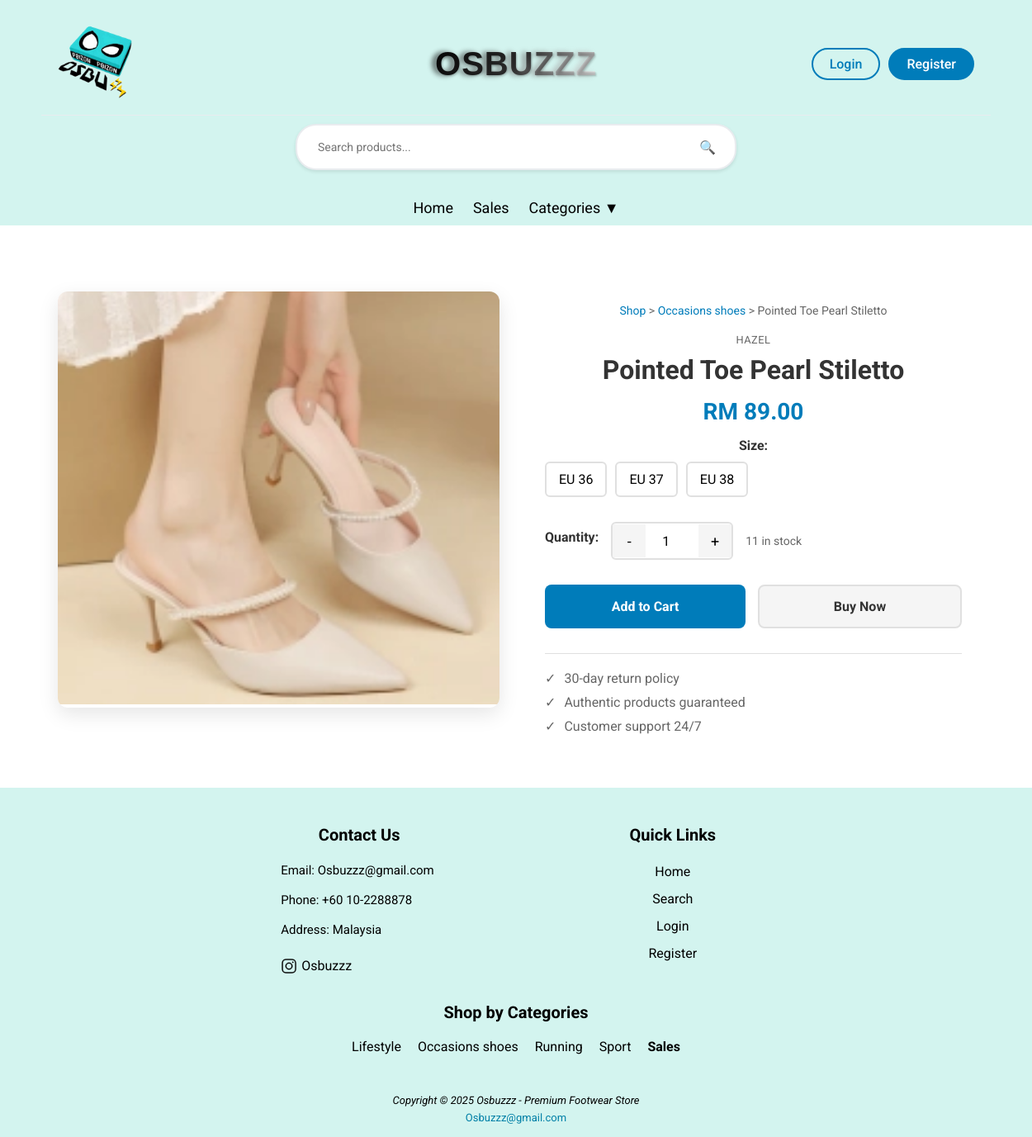
/app/page/shop/product_detail.php?id=79, run on the app's committed database.
### tables this page shows
CREATE TABLE `product_photos` (
  `photo_id` int(11) NOT NULL,
  `product_id` int(11) NOT NULL,
  `photo_filename` varchar(255) NOT NULL,
  `is_main_photo` tinyint(1) DEFAULT 0,
  `display_order` int(11) DEFAULT 0,
  `created_at` timestamp NOT NULL DEFAULT current_timestamp()
);

CREATE TABLE `product` (
  `product_id` int(11) NOT NULL,
  `product_name` varchar(255) NOT NULL,
  `brand` varchar(50) NOT NULL,
  `category_id` int(11) DEFAULT NULL,
  `price` decimal(10,2) NOT NULL,
  `description` text DEFAULT NULL,
  `photo` varchar(255) DEFAULT NULL,
  `created_at` timestamp NOT NULL DEFAULT current_timestamp(),
  `status` enum('active','inactive') NOT NULL DEFAULT 'active' COMMENT 'Product visibility status: active=visible to users, inactive=hidden from users'
);

CREATE TABLE `category` (
  `category_id` int(11) NOT NULL,
  `category_name` varchar(50) NOT NULL,
  `category_slug` varchar(50) NOT NULL,
  `description` text DEFAULT NULL,
  `banner_image` varchar(255) DEFAULT NULL,
  `created_at` timestamp NOT NULL DEFAULT current_timestamp()
);

### app/base.php (called while the page is built, shortened)
<?php
$_user = $_SESSION['user'] ?? null;
function format_size($size) {
    return "EU $size";
}

### app/page/shop/product_detail.php (the view, shortened to what this page needs)
<?php
require '../../base.php';
$product_id = (int)($_GET['id'] ?? 0);
$stm = $_db->prepare('
    SELECT p.*,
           c.category_name,
           c.category_slug,
           GROUP_CONCAT(DISTINCT pv.size ORDER BY pv.size) as available_sizes,
           SUM(pv.stock) as total_stock
    FROM product p
    LEFT JOIN category c ON p.category_id = c.category_id
    LEFT JOIN product_variants pv ON p.product_id = pv.product_id
    WHERE p.product_id = ? AND p.status = \'active\'
    GROUP BY p.product_id
');
$stm->execute([$product_id]);
$product = $stm->fetch();
$stm = $_db->prepare('
    SELECT photo_filename
    FROM product_photos
    WHERE product_id = ?
    ORDER BY is_main_photo DESC, display_order ASC
');
$stm->execute([$product_id]);
$product_photos = $stm->fetchAll();
include '../../head.php';
?>
<main>
    <div class="product-detail-container">
        <div class="product-images">
            <div class="main-image-container">
                <img src="../../images/Products/<?= $product_photos[0]->photo_filename ?>"
                     alt="<?= htmlspecialchars($product->product_name) ?>"
                     class="main-image"
                     id="mainImage"
                     onclick="openImageModal(this.src, '<?= htmlspecialchars($product->product_name) ?>')">
            </div>
        </div>
        <div class="product-info">
            <div class="breadcrumb">
                <a href="shop.php">Shop</a> >
                <?php if ($product->category_slug): ?>
                <a href="../categories/category.php?slug=<?= htmlspecialchars($product->category_slug) ?>"><?= htmlspecialchars($product->category_name) ?></a> >
                <?php endif; ?>
                <?= htmlspecialchars($product->product_name) ?>
            </div>
            <div class="product-brand"><?= htmlspecialchars($product->brand) ?></div>
            <h1 class="product-title"><?= htmlspecialchars($product->product_name) ?></h1>
            <div class="product-price">RM <?= number_format($product->price, 2) ?></div>
            <div class="product-options">
                <?php if ($product->available_sizes): ?>
                <div class="option-group">
                    <label class="option-label">Size:</label>
                    <div class="size-options">
                        <?php foreach (explode(',', $product->available_sizes) as $size): ?>
                        <div class="size-option" onclick="selectOption(this, 'size')" data-size="<?= trim($size) ?>">
                            <?= format_size(trim($size)) ?>
                        </div>
                        <?php endforeach; ?>
                    </div>
                </div>
                <?php endif; ?>
            </div>
            <div class="quantity-selector">
                <label class="option-label">Quantity:</label>
                <div class="quantity-controls">
                    <button class="quantity-btn" onclick="changeQuantity(-1)">-</button>
                    <input type="number" class="quantity-input" id="quantity" value="1" min="1" max="<?= $product->total_stock ?>">
                    <button class="quantity-btn" onclick="changeQuantity(1)">+</button>
                </div>
                <div class="stock-info" id="stockInfo"><?= $product->total_stock ?> in stock</div>
            </div>
            <div class="action-buttons">
                <button class="btn-primary" onclick="addToCart()">Add to Cart</button>
                <button class="btn-secondary" onclick="buyNow()">Buy Now</button>
            </div>
            <div class="product-features">
                <div class="feature-item">
                    <span>✓</span> 30-day return policy
                </div>
                <div class="feature-item">
                    <span>✓</span> Authentic products guaranteed
                </div>
                <div class="feature-item">
                    <span>✓</span> Customer support 24/7
                </div>
            </div>
        </div>
    </div>
</main>
<?php
include '../../foot.php';
?>

### app/foot.php (shortened to what this page needs)
    <footer>
        <div class="containers">
            <div class="footer-content">
                <h3>Contact Us</h3>
                <p>Email: Osbuzzz@gmail.com<br><br>Phone: +60 10-2288878<br><br>Address: Malaysia<br><br>
                <div class="ins">
                    <img src="/images/insLogo.png"> <a href="https://www.instagram.com/osbuzzz?igsh=bnhvaDg1eHd5Z2Z0">Osbuzzz</a>
                    </div>
                </p>
            </div>
            <?php if ($_user && $_user->role === 'Admin'): ?>
            <div class="footer-content">
                <h3>Admin Panel</h3>
                <ul class="list">
                    <li><a href="/page/admin/index.php">Dashboard</a></li>
                    <li><a href="/page/admin/admin_product.php">Products</a></li>
                    <li><a href="/page/admin/admin_user.php">Users</a></li>
                    <li><a href="/page/admin/admin_category.php">Categories</a></li>
                    <li><a href="/page/admin/admin_orders.php">Orders</a></li>
                    <li><a href="/page/admin/cleanup_users.php">User Cleanup</a></li>
                    <li><a href="/page/admin/loyalty_settings.php">Loyalty Settings</a></li>
                    <li><a href="/page/admin/password_reset_management.php">Password Resets</a></li>
                </ul>
            </div>
            <?php else: ?>
            <div class="footer-content">
                <h3>Quick Links</h3>
                <ul class="list">
                    <li><a href="/">Home</a></li>
                    <?php if (!$_user): ?>
                    <li><a href="/page/shop/search.php">Search</a></li>
                    <li><a href="/page/user/login.php">Login</a></li>
                    <li><a href="/page/user/signup.php">Register</a></li>
                    <?php endif; ?>
                </ul>
            </div>
            <?php endif; ?>
        </div>
        <?php if (!$_user || $_user->role !== 'Admin'): ?>
        <div class="containers">
            <div class="footer-content" style="width: 100%; text-align: center;">
                <h3>Shop by Categories</h3>
                <div style="display: flex; flex-wrap: wrap; justify-content: center; gap: 10px;">
                    <?php
                    $footer_categories = $_db->query('SELECT category_id, category_name FROM category ORDER BY category_name ASC')->fetchAll();
                    foreach ($footer_categories as $footer_cat):
                    ?>
                    <a href="/page/categories/category.php?id=<?= $footer_cat->category_id ?>" style="margin: 5px; text-decoration: none;"><?= htmlspecialchars($footer_cat->category_name) ?></a>
                    <?php endforeach; ?>
                    <a href="/page/shop/sales.php" style="margin: 5px; text-decoration: none; font-weight: bold;">Sales</a>
                </div>
            </div>
        </div>
        <?php endif; ?>
        <div class="bottom-bar">
            <small><i><p>Copyright © 2025 Osbuzzz - Premium Footwear Store</p></i></small>
            <a href="mailto:Osbuzzz@gmail.com">Osbuzzz@gmail.com</a>
        </div>
    </footer>
</body>
</html>

### app/css/app.css (style rules this page uses)
body, input, button, textarea, select { font: 16px 'Roboto', sans-serif; }
body { margin: 0; height: 100vh; display: grid; grid: auto auto 1fr auto / auto; }
header, footer { padding: 15px 50px; color: #000000; background: #D3F4EF; }
main { padding: 20px 50px; }
main h1 { margin-top: 0; }
.product-info { padding: 15px; text-align: center; }
footer { background: #D3F4EF; padding-top: 25px; }
.containers { width: 1140px; margin: auto; display: flex; justify-content: center; padding: auto; color: #000000; }
.footer-content { width: 33.3%; }
.footer-content h3 { font-size: 20px; margin-bottom: 15px; text-align: center; }
.footer-content p { width: 190px; margin: auto; padding: 7px; font-size: 15px; }
.ins { display: flex; width: 190px; margin: auto; }
.ins img { width: 20px; height: auto; padding-right: 5px; }
.footer-content ul { text-align: center; }
.list { padding: 0; }
.list li { width: auto; text-align: center; list-style-type: none; padding: 7px; position: relative; }
.list li::before { content: ''; position: absolute; transform: translate(-50%,50%); left: 50%; top: 100%; width: 0; height: 2px; background-color: rgb(0, 0, 0); transition-duration: .5s; }
a { text-decoration: none; }
.containers a { color: #000000; }
.bottom-bar { background-color: #D3F4EF; text-align: center; margin-top: 40px; }
.bottom-bar p { color: #000000; margin: 0; font-size: 13px; padding: 3px; }
.bottom-bar a { font-size: 13px; color: #0280a7; }
.product-detail-container { max-width: 1200px; margin: 0 auto; padding: 20px; display: grid; grid-template-columns: 1fr 1fr; gap: 40px; margin-top: 40px; }
.product-images { display: flex; flex-direction: column; gap: 15px; }
.main-image-container { position: relative; border-radius: 12px; overflow: hidden; box-shadow: 0 8px 25px rgba(0, 0, 0, 0.1); }
.main-image { width: 100%; height: 500px; object-fit: cover; cursor: zoom-in; }
.product-info { padding: 20px 0; }
.breadcrumb { color: #666; font-size: 14px; margin-bottom: 20px; }
.breadcrumb a { color: #007cba; text-decoration: none; }
.product-brand { color: #666; font-size: 16px; text-transform: uppercase; letter-spacing: 1px; margin-bottom: 10px; }
.product-title { font-size: 32px; font-weight: bold; color: #333; margin-bottom: 15px; line-height: 1.2; }
.product-price { font-size: 28px; font-weight: bold; color: #007cba; margin-bottom: 20px; }
.product-options { margin-bottom: 30px; }
.option-group { margin-bottom: 20px; }
.option-label { display: block; font-weight: bold; margin-bottom: 10px; color: #333; }
.size-options { display: flex; gap: 10px; flex-wrap: wrap; }
.size-option { padding: 10px 15px; border: 2px solid #e0e0e0; border-radius: 6px; cursor: pointer; transition: all 0.3s ease; background: white; }
.quantity-selector { display: flex; align-items: center; gap: 15px; margin-bottom: 30px; }
.quantity-controls { display: flex; align-items: center; border: 2px solid #e0e0e0; border-radius: 6px; overflow: hidden; }
.quantity-btn { background: #f5f5f5; border: none; width: 40px; height: 40px; cursor: pointer; font-size: 18px; transition: background 0.3s ease; }
.quantity-input { border: none; width: 60px; height: 40px; text-align: center; font-size: 16px; }
.stock-info { color: #666; font-size: 14px; }
.action-buttons { display: flex; gap: 15px; margin-bottom: 30px; }
.btn-primary, .btn-secondary { padding: 15px 30px; border: none; border-radius: 8px; font-size: 16px; font-weight: bold; cursor: pointer; transition: all 0.3s ease; flex: 1; }
.btn-primary { background: #007cba; color: white; }
.btn-secondary { background: #f5f5f5; color: #333; border: 2px solid #e0e0e0; }
.product-features { border-top: 1px solid #e0e0e0; padding-top: 20px; }
.feature-item { display: flex; align-items: center; gap: 10px; margin-bottom: 10px; color: #666; }
.product-info { padding: 15px; }
.product-brand { color: #666; font-size: 0.8rem; margin: 0 0 10px 0; text-transform: uppercase; letter-spacing: 0.5px; }
.product-price { margin: 10px 0 15px 0; }

### data on the page
product_photos: photo_filename (picture)
product: category.category_name "Occasions shoes", product_name "Pointed Toe Pearl Stiletto", brand "HAZEL", price "89.00"
category: category_name "Lifestyle"
category: category_name "Occasions shoes"
category: category_name "Running"
category: category_name "Sport"

### other printed values
format_size(trim($size)) "EU 36"
format_size(trim($size)) "EU 37"
format_size(trim($size)) "EU 38"
$product->total_stock "11"
